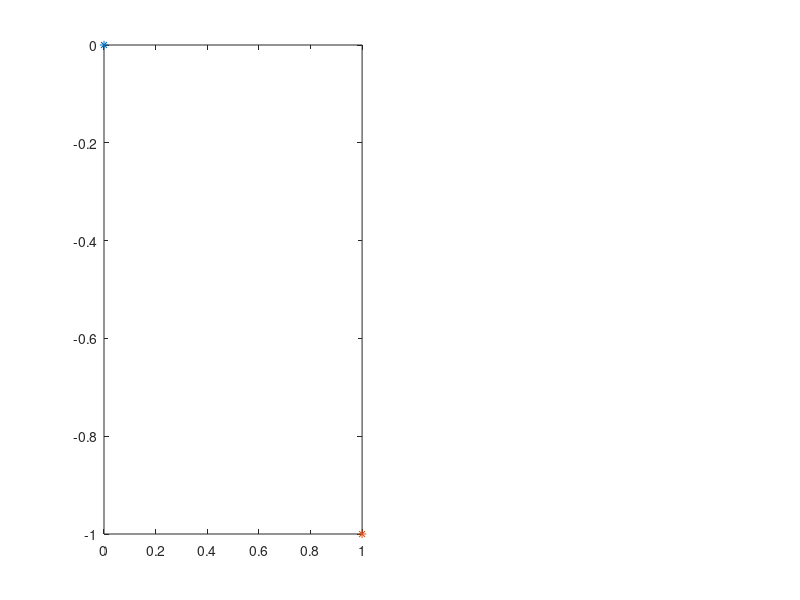

Write MATLAB code to recreate this figure. (Note: this script raises an error after producing the figure.)
function make_figure()
fig = figure('WindowButtonMotionFcn',@my_callback);
% Axes オブジェクトを作成。
ax_pole = subplot(1,2,1);
Plot_pole_location_1 = plot(ax_pole,0,0,'*');hold on;
Plot_pole_location_2 = plot(ax_pole,1,-1,'*');hold on;
ax_pole.XLim = [-4 1];
ax_pole.YLim = [-8 8];
ax_pole.XAxisLocation = 'origin';
ax_pole.YAxisLocation = 'origin';
grid on

ax_resp = subplot(1,2,2);
ax_resp.XAxis.Visible = 'off'
yline(ax_resp,0.0);

% 式から直接
t = 0:0.1:8;
K = 1; T = 1;
y = K/T * exp(-1/T*t);
Plot_response = plot(ax_resp,t,y);hold on;
ax_resp.XLim = [0 5];
ax_resp.YLim = [-0.1 1];
grid on

  function my_callback(src,data)
      % マウスを動かしたときのコールバック関数
      Cp = ax_pole.CurrentPoint;
      x_pole_location = Cp(1,1);
      y_pole_location = Cp(1,2);
      % 1次用
      Plot_pole_location_1.XData = x_pole_location;
      Plot_pole_location_1.YData = 0;
      hold(ax_pole,'on');
      
      % リファクタ！（2次用）
%       Plot_pole_location_1.XData = x_pole_location;
%       Plot_pole_location_1.YData = y_pole_location;
%       Plot_pole_location_2.XData = x_pole_location;
%       Plot_pole_location_2.YData = -y_pole_location;
      
      % 1次遅れ系のシステム、初期値を1にするため、K=Tとする。
      % 伝達関数
      s = x_pole_location;
      T = -1/s;
      K = T;
      y = K/T * exp(-1/T*t);
      Plot_response.YData = y
      
  end

end